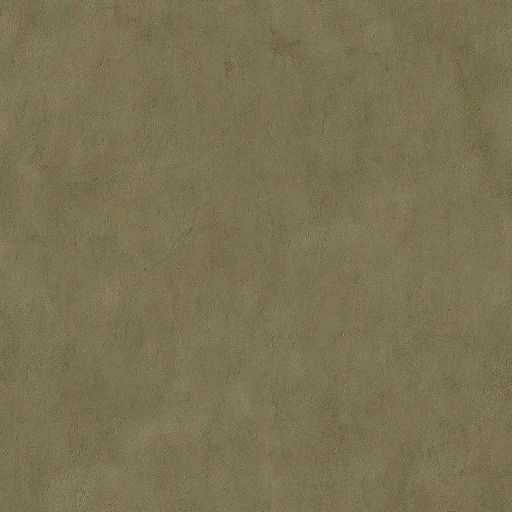
#> input picture variant3d/assets/terrain/blocks/desert11.png, 1024 x 1024 px (shown at 1/2 size)
$ python -i t6_grass_mottled.py   (imports and definitions only)
#> lines starting #> are read from the running program, lines starting #| are printed output that depends on the picture
#> further down, picture is the input picture: PIL image 1024x1024 RGB; mean R, G, B 122.9, 114.1, 82.5
#!/usr/bin/env python3
"""T6-T01 grass_mottled mini-baker — headless, deterministic Pillow + NumPy.

Owns exactly: this file, the t6_grass_mottled*.png outputs in app/shots/pieces,
docs/audit/PIECES/grass_mottled.md (appended verdict) and docs/t6/reports/T6-T01.md.
Shared ``terrain_piece_render.py`` is IMPORTED READ-ONLY, never edited. No Godot.

WHY A NEW MINI-BAKER (observed defect in the shared renderer)
-------------------------------------------------------------
``terrain_piece_render._render_patches`` builds its signed grid with
``_smooth_field``, which writes signed floats into an ``L`` (0..255) image:
``_clamp255(float(value) * 255)``. Every negative grid value is clamped to 0,
so a uniform[-1,1] grid has field mean ~62.6 instead of 128. With gain 80 this
biases the gain by -38.6 L (SEED 7, 26x26 grid -> measured channel shifts
[-41.0, -39.4, -27.9], i.e. exactly the olive weights). The baseline
grass_mottled.png therefore reaches its L std by a mostly-negative gain with a
bright tail, not by a symmetric terrain-driven +/-L driver. This module keeps
the gain as a NumPy float array end-to-end: negatives survive.

DONOR ANCHORS (all measured in temp by t6t01_donor_truth.py / _props.py)
-----------------------------------------------------------------------
OBSERVED  primary #8 cossacks-3-v1-498085.jpg src box (560,325,735,500):
          mean #606428, L 91.75, std 8.70, hi-freq(5px) 3.42, 2 bins >=3%.
OBSERVED  palette boxes in #8: lit #686935 ~(395,40,465,85), mid #616727 exact,
          mid-alt #64642F exact; canonical doc anchors #6B6732/#616727/#3E411F.
OBSERVED  mottled target #6 articolo-787.jpg box (250,220,450,420): mean
          #4D4B2A, L 71.66, std 37.55, hi-freq 11.18, bins
          [5.0,39.3,44.7,4.8,1.9,1.2,1.2,1.8] -> 4 bins >=3% (all bins 0-3).
          Visual caveat: that crop contains explosions/rock/trees; the bright
          bins 4-7 are fire, not grass. Grass-only subregion (0,0,150,200):
          L 71.77, std 33.98, hi-freq 9.31, bins [4.2,36.4,49.4,4.7,2.0,...],
          p10/p50/p90 = 39/70/95. This is the grass-only target used here.
OBSERVED  donor grass1/6/10.dds are 1024^2 DXT1; decoded RGB is byte-identical
          (mean abs diff 0.0) to app/assets/terrain/blocks/{grass1,6,10}.png,
          so no donor binary is needed or copied at render time.
DERIVED   high-pass FFT autocorrelogram grid_peak = max over lags 8..40 px of
          0.5*(|ACF_h(0,lag)|+|ACF_h(lag,0)|), ACF of (L - GaussianBlur(6))
          normalised by ACF(0,0), on the 200x200 measurement crop: donor
          c6 0.048, c8 clean 0.025, c8 gully 0.066; old baseline 0.203;
          synthetic 24px checker positive control 0.93. Gate <0.20.
INFERRED  gain field = smooth multi-octave value noise at 20-80 px (512 canvas)
          with a signed power-law transfer and an olive RGB gain weight; the
          exact donor low-frequency driver is not recoverable from a PNG.

METHOD: three named donor block layers (grass1 base, grass6/grass10 through
terrain-driven coverage masks, opacities <=0.35/<=0.2) plus one signed gain
driver; render at 1024^2, single Lanczos downsample to 512^2, small unsharp
lift to restore donor-scale grain. Fixed SEED=7, no clock input.

Usage:
    python app/tools/pieces/t6_grass_mottled.py
    python app/tools/pieces/t6_grass_mottled.py --out-dir app/shots/pieces
    python app/tools/pieces/t6_grass_mottled.py --measure   # metrics to stdout
    python app/tools/pieces/t6_grass_mottled.py --params '{"gain_amp":44}'
"""
from __future__ import annotations

import argparse
import hashlib
import json
import sys
from pathlib import Path
from typing import Any

import numpy as np
from PIL import Image, ImageDraw, ImageFilter, ImageFont

TOOLS = Path(__file__).resolve().parent
APP = TOOLS.parent.parent
ROOT = APP.parent
BLOCKS = APP / "assets" / "terrain" / "blocks"
OUT = APP / "shots" / "pieces"
REF = Path.home() / "Downloads" / "c3"

# Shared renderer READ-ONLY imports (allowed by T6-WAVE_PLAN LANE TERRAIN).
sys.path.insert(0, str(TOOLS.parent))
import terrain_piece_render as tpr  # noqa: E402  (read-only)

SEED = 7
SIZE = 512
NATIVE = SIZE * 2

# ----------------------------------------------------------- tuned defaults --
# OBSERVED / DERIVED anchors live in the docstring; these are INFERRED render
# parameters, calibrated against the donor crops by t6t01_search.py (temp).
DEFAULT: dict[str, Any] = {
    "seed": SEED,
    # Final calibrated variant (t6t01_search6.py in temp). The "smalltail"
    # vector is the measured grass-only donor histogram with the fire bin
    # censored: bins 0-4 follow the donor grass crop, bins 5-6 hold a thin
    # sunlit-tip tail (1%+1%), bin 7 is empty (no explosion/white-hot pixels).
    "mode": "cdf",         # rank-map a smooth terrain driver to a target CDF
    "cdf_kind": "ramp",    # continuous within each bin (no posterised camo)
    "donor_hist": [6, 36, 41, 12, 3, 1, 1, 0],
    "cdf_tighten": 0.82,   # keeps hist L1 <=25 while the stronger fine grain is applied
    # T6 parent visual feedback (2026-11-23): a single BICUBIC grid read as
    # blurry camo blobs. Octaves at cell/2 and cell/4 roughen patch edges;
    # the additive fine grain is raised to donor hi-freq (~11 L) so the
    # grass texture competes with the tonal patches instead of sitting under
    # smooth soft-edged blobs. Stage-10 probe (temp) selected these values.
    "cell_px": 56.0,       # 512-canvas patch cell, inside donor 20-80 px band
    "octave2_weight": 0.20,
    "octave3_weight": 0.08,
    "shape_power": 0.62,   # noise-mode-only
    "fine_px": 6.0,        # 512-canvas fine-grain cell (donor blade scale 2-5 px)
    "fine_amp": 6.0,       # signed fine-grain L amplitude (added to gain)
    "gain_bias": -37.0,    # noise-mode-only: L shift of the 3-block base (~109.5)
    "gain_amp": 44.0,      # noise-mode-only: gain excursion
    "olive_weights": [1.00, 0.96, 0.68],
    "grain_lift": 1.0,     # UnsharpMask percent*100
    "grain_radius": 12.0,  # applied at native 1024 so it survives 512->200
    "grain_stage": "native",
    "brightness": 1.4,
    "contrast": 0.8,
    "op_base": 1.0,
    "op_dark": 0.35,       # grass6 ceiling (grass_mottled.md section 3)
    "op_warm": 0.20,       # grass10 ceiling
    "mask_modulation": 0.25,  # coverage varies 0.75..1.0 of each ceiling
}


# --------------------------------------------------------------- primitives --
# [135 lines left out: functions value_noise, smooth_driver, build_gain, block_stack, render_piece, not called in this run]


# ------------------------------------------------------------------ metrics --
def _acf(a: np.ndarray) -> np.ndarray:
    c = a - a.mean()
    f = np.fft.rfft2(c)
    r = np.fft.irfft2(f * np.conj(f), s=a.shape)
    return r / max(1e-12, r[0, 0])


def grid_peak(a: np.ndarray, lags: range = range(8, 41)) -> dict[str, Any]:
    """High-pass FFT autocorrelogram periodicity metric (see docstring)."""
    bl = np.asarray(Image.fromarray(np.clip(a, 0, 255).astype(np.uint8), "L").filter(
        ImageFilter.GaussianBlur(6)), np.float64)
    r = _acf(a - bl)
    vals = {int(k): round(0.5 * (abs(float(r[0, k])) + abs(float(r[k, 0]))), 4)
            for k in lags if k < a.shape[0] // 2}
    kmax = max(vals, key=vals.get)
    return {"grid_peak": vals[kmax], "lag_px": kmax, "all_lags": vals}


def measure(img: Image.Image, donor_target: np.ndarray | None = None) -> dict[str, Any]:
    """All T6-T01 acceptance metrics on a 200x200 bilinear downsample."""
    small = img.convert("RGB").resize((200, 200), Image.Resampling.BILINEAR)
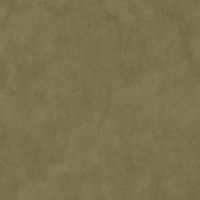
#> small: PIL image 200x200 RGB; mean R, G, B 122.9, 114.1, 82.5
    a = np.asarray(small.convert("L"), np.float64)
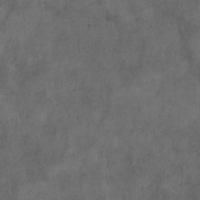
#> a: shape (200, 200) float64; min 99, max 125, mean 113.1
    bl = np.asarray(small.convert("L").filter(ImageFilter.GaussianBlur(5)), np.float64)
    h, _ = np.histogram(a, bins=8, range=(0, 256))
#> h = [0, 0, 0, 40000, 0, 0, 0, 0]
    pct = h / h.sum() * 100.0
#> pct = [0, 0, 0, 100, 0, 0, 0, 0]
    bs = 40
    sub = np.array([[a[gy * bs:(gy + 1) * bs, gx * bs:(gx + 1) * bs].mean()
                     for gx in range(5)] for gy in range(5)])
#> sub = [[115, 112.7, 112.3, 112.7, 110.5], [112.5, 113.5, 111.9, 111.8, 112.4], [113.9, 114.2, 112.4, 115.5, 115.1], [112.2, 113.2, 114.9, 113.4, 112.6], [112.6, 114.7, 114, 111.7, 111.9]]
    sub_p90, sub_p10 = float(np.percentile(sub, 90)), float(np.percentile(sub, 10))
#> sub_p90 = 115; sub_p10 = 111.8
    import colorsys
    sats, vals = [], []
    for r, g, b in np.asarray(small, np.float64).reshape(-1, 3) / 255.0:
        _, s, v = colorsys.rgb_to_hsv(float(r), float(g), float(b))
        sats.append(s); vals.append(v)
#> this loop made 40000 passes
#> (r, g, b, s, v) on passes 1 to 3: (0.463, 0.431, 0.306, 0.339, 0.463), (0.475, 0.439, 0.314, 0.339, 0.475), (0.475, 0.435, 0.31, 0.347, 0.475)
#> after the loop, sats = 40000 items; vals = 40000 items
    gp = grid_peak(a)
#> in _acf, `c = a - a.mean()`:
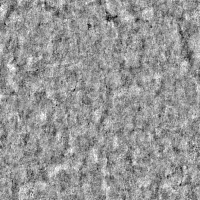
#> c: shape (200, 200) float64; min -12.99, max 9.01, mean -8.1e-17; drawn with min black and max white
#> in _acf, `r = np.fft.irfft2(f * np.conj(f), s=a.shape)`:
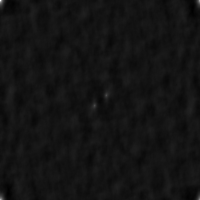
#> r: shape (200, 200) float64; min -19456.9, max 230115.1, mean 0; drawn with min black and max white
#> in grid_peak, `vals = {int(k): round(0.5 * (abs(float(r[0, k])) + abs(float(r[k, 0]))..`: vals = 33 items
#> in grid_peak, `kmax = max(vals, key=vals.get)`: kmax = 8
#> gp = 3 items
    out = {
        "L_mean": round(float(a.mean()), 3),
        "L_std": round(float(a.std()), 3),
        "hf_blur5": round(float(np.abs(a - bl).mean()), 3),
        "bins8_pct": [round(float(v), 2) for v in pct],
        "bins_ge3": int((pct >= 3).sum()),
        "low_bins_ge3": int((pct[:4] >= 3).sum()),
        "bins1_plus_2": round(float(pct[1] + pct[2]), 2),
        "sat_mean": round(float(np.mean(sats)), 4),
        "val_mean": round(float(np.mean(vals)), 4),
        "subbox_min": round(float(sub.min()), 2),
        "subbox_max": round(float(sub.max()), 2),
        "subbox_spread": round(float(sub.max() - sub.min()), 2),
        "subbox_p90_p10_ratio": round(sub_p90 / max(1.0, sub_p10), 4),
        "grid_peak": gp["grid_peak"],
        "grid_peak_lag_px": gp["lag_px"],
        "mean_rgb": [round(float(v), 2) for v in np.asarray(small, np.float64).reshape(-1, 3).mean(0)],
    }
    if donor_target is not None:
        out["hist_L1_pp"] = round(float(np.abs(pct - donor_target).sum()), 2)
    return out


# ---------------------------------------------------------------- comparison --
# [85 lines left out: functions _font, build_compare, main, not called in this run]


# [2 lines not run here, left out]

>>> from PIL import Image
>>> picture = Image.open('../../assets/terrain/blocks/desert11.png')
>>> result = measure(picture)
#> result = 16 items

$ run again, on variant3d/assets/terrain/blocks/sand6.png
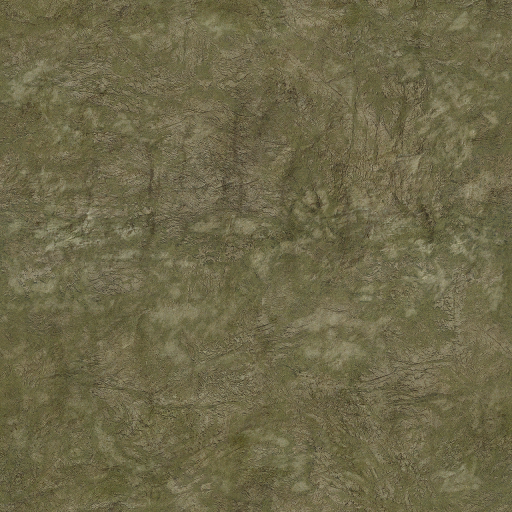
#> input picture variant3d/assets/terrain/blocks/sand6.png, 1024 x 1024 px (shown at 1/2 size)
#> picture is the input picture: PIL image 1024x1024 RGB; mean R, G, B 109.4, 103.6, 72.5
#> in measure, `a = np.asarray(small.convert("L"), np.float64)`:
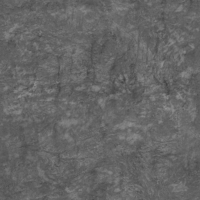
#> a: shape (200, 200) float64; min 66, max 145, mean 101.8
#> h = [0, 0, 9698, 30003, 299, 0, 0, 0]
#> pct = [0, 0, 24.25, 75.01, 0.747, 0, 0, 0]
#> sub = [[101.9, 102.7, 103.4, 101.6, 100.6], [99.69, 103.7, 97.44, 102.4, 103.3], [106, 102.2, 100.5, 102.3, 104.3], [96.26, 103.5, 103.2, 106.4, 104.8], [96.87, 99.66, 100.7, 101.7, 99.16]]
#> sub_p90 = 104.6; sub_p10 = 98.13
#> the loop in measure, `for r, g, b in np.asarray(small, np.float64).reshape(-1, 3) / 255.0:` made 40000 passes
#> (r, g, b, s, v) on passes 1 to 3: (0.384, 0.357, 0.239, 0.378, 0.384), (0.392, 0.373, 0.247, 0.37, 0.392), (0.396, 0.38, 0.247, 0.376, 0.396)
#> after the loop in measure, `for r, g, b in np.asarray(small, np.float64).reshape(-1, 3) / 255.0:`: sats = 40000 items
#> in _acf, `c = a - a.mean()`:
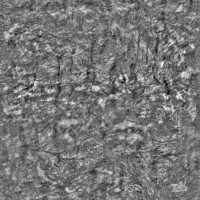
#> c: shape (200, 200) float64; min -32.02, max 36.98, mean 0; drawn with min black and max white
#> in grid_peak, `vals = {int(k): round(0.5 * (abs(float(r[0, k])) + abs(float(r[k, 0]))..`: vals = 33 items
#> kmax = 22
#> gp = 3 items
#> result = 16 items
